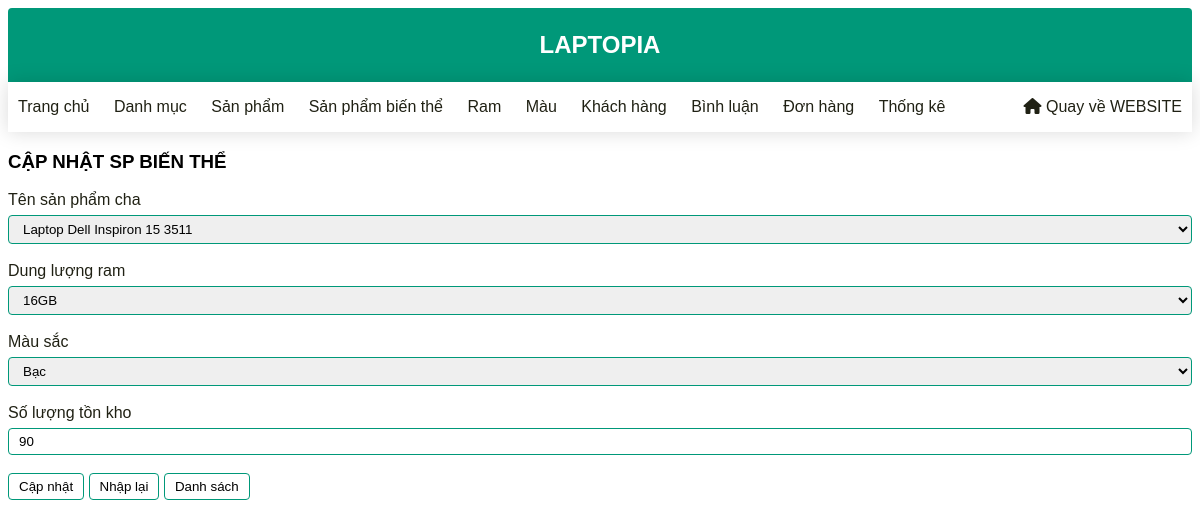
The page /admin/index.php?act=editbt&idbt=15 (signed in) on the database its author committed.
### tables this page shows
CREATE TABLE `bienthe_sp` (
  `id` int NOT NULL,
  `idsp` int NOT NULL,
  `idram` int NOT NULL,
  `idmau` int NOT NULL,
  `soluong` int NOT NULL
);

CREATE TABLE `san_pham` (
  `id` int NOT NULL,
  `name` varchar(255) NOT NULL,
  `mota` text NOT NULL,
  `price` double(10,2) NOT NULL DEFAULT '0.00',
  `cpu` varchar(50) NOT NULL,
  `ram` varchar(50) NOT NULL,
  `ocung` varchar(50) NOT NULL,
  `card_do_hoa` varchar(50) NOT NULL,
  `man_hinh` varchar(255) NOT NULL,
  `img` varchar(50) NOT NULL,
  `giamgia` int DEFAULT NULL,
  `luotxem` int NOT NULL DEFAULT '0',
  `iddm` int NOT NULL
);

CREATE TABLE `ramsp` (
  `id` int NOT NULL,
  `ram_sp` varchar(50) NOT NULL
);

CREATE TABLE `mausp` (
  `id` int NOT NULL,
  `mau_sp` varchar(255) NOT NULL
);

### model/pdo.php (called while the page is built, shortened)
<?php
function pdo_get_connection(){
    $servername = "localhost";
    $username = "root";
    $password = "";
    try {
        $conn = new PDO("mysql:host=$servername;dbname=da1", $username, $password);
        $conn->setAttribute(PDO::ATTR_ERRMODE, PDO::ERRMODE_EXCEPTION);
        return $conn;
    } catch(PDOException $e) {
        echo "Connection failed: " . $e->getMessage();
    }
}
function pdo_query($sql){
    $sql_args=array_slice(func_get_args(),1);
    try{
        $conn=pdo_get_connection();
        $stmt=$conn->prepare($sql);
        $stmt->execute($sql_args);
        $rows=$stmt->fetchAll();
        return $rows;
    }
    catch(PDOException $e){
        throw $e;
    }
    finally{
        unset($conn);
    }
}
function pdo_query_one($sql){
    $sql_args=array_slice(func_get_args(),1);
    try{
        $conn=pdo_get_connection();
        $stmt=$conn->prepare($sql);
        $stmt->execute($sql_args);
        $row=$stmt->fetch(PDO::FETCH_ASSOC);
        return $row;
    }
    catch(PDOException $e){
        throw $e;
    }
    finally{
        unset($conn);
    }
}
?>

### model/sanpham.php (called while the page is built, shortened)
<?php
function loadall_sanpham($keyw="",$iddm=0){
    $sql="SELECT * from san_pham where 1";
    $sql.=" order by id desc";
    $listsanpham=pdo_query($sql);
    return  $listsanpham;
}
?>

### model/bienthe.php (called while the page is built, shortened)
<?php
function loadall_ram(){
    $sql="SELECT * FROM ramsp order by id desc";
    $list=pdo_query($sql);
    return $list;
}
function loadall_mau(){
    $sql="SELECT * FROM mausp order by id desc";
    $list=pdo_query($sql);
    return $list;
}
function loadone_spbt($id){
    $sql = "SELECT * FROM bienthe_sp where id = $id";
    $result = pdo_query_one($sql);
    return $result;
}
?>

### admin/spbienthe/edit.php (the view, shortened to what this page needs)
<div class="mb10">
    <h3>CẬP NHẬT SP BIẾN THỂ</h3>
</div>
<div class="formcontent">
    <form action="index.php?act=editbt" method="post">
        <div>
            <label>Tên sản phẩm cha</label><br>
            <select name="idsp">
                <?php foreach ($listsp as $key => $sp) : ?>
                    <option value="<?php echo $sp['id'] ?>" <?php echo ($onespbt['idsp'] == $sp['id']) ? 'selected' : ''; ?> ><?php echo $sp['name'] ?></option>
                <?php endforeach ?>
            </select>
        </div><br>
        <div>
            <label>Dung lượng ram</label><br>
            <select name="idram">
                <?php foreach ($listram as $key => $ram) : ?>
                    <option value="<?php echo $ram['id'] ?>" <?php echo ($onespbt['idram'] == $ram['id']) ? 'selected' : ''; ?> ><?php echo $ram['ram_sp'] ?></option>
                <?php endforeach ?>
            </select>
        </div><br>
        <div>
            <label>Màu sắc</label><br>
            <select name="idmau">
                <?php foreach ($listmau as $key => $mau) : ?>
                    <option value="<?php echo $mau['id'] ?>" <?php echo ($onespbt['idmau'] == $mau['id']) ? 'selected' : ''; ?> ><?php echo $mau['mau_sp'] ?></option>
                <?php endforeach ?>
            </select>
        </div><br>
        <div>
            <label>Số lượng tồn kho</label><br>
            <input type="text" name="soluong" value="<?php echo $onespbt['soluong'] ?>" required>
        </div><br>
        <input name="editbt" type="submit" value="Cập nhật">
        <input type="reset" value="Nhập lại">
        <a href="index.php?act=listbt"><input type="button" value="Danh sách"></a><br>
    </form>
</div>

### css/admin.css (style rules this page uses)
* { box-sizing: border-box; font-family: 'Tahoma', Geneva, Verdana, sans-serif; }
.mb10 { margin-bottom: 10px; }
.formcontent input[type="submit"], .formcontent input[type="reset"], .formcontent input[type="button"] { border: 1px solid #009879; border-radius: 4px; padding: 5px 10px; background-color: white; }
.formcontent input[type="text"], .formcontent input[type="number"], .formcontent input[type="email"], .formcontent input[type="password"], .formcontent input[type="file"] { width: 100%; border: 1px solid #009879; padding: 5px 10px; border-radius: 4px; margin-top: 6px; }
.formcontent label { color: #202114; }
select { width: 100%; padding: 5px 10px; border-radius: 4px; border: 1px solid #009879; margin-top: 6px; }

### rows shown on the page
bienthe_sp: idsp "Laptop Dell Inspiron 15 3511", idram "16GB", idmau "Bạc", soluong "90"
